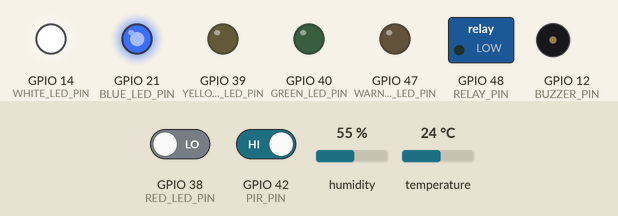
The sketch below on a simulated ESP32. Parts: switched loads named in the sketch (green lamp = pin HIGH), output pins drawn as LEDs (lit = HIGH), buzzer (waves = sounding, pin HIGH). Inputs (shaded band) come from the test bench; at power-on: GPIO 42 (PIR_PIN) HIGH, GPIO 38 (RED_LED_PIN) LOW, humidity 55 %, temperature 24 °C. WiFi joins after 1.5 s; servers stay silent unless stated; no MQTT or app messages arrive unless stated; what the sketch prints to the serial monitor is not drawn.

Above: at 10.2 s.
10.3 s: GPIO 42 (PIR_PIN) driven LOW
At 12.4 s:
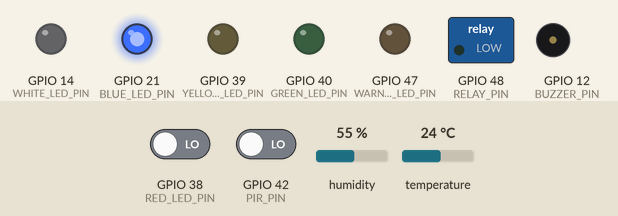
17.8 s: GPIO 42 (PIR_PIN) driven HIGH
At 23.0 s:
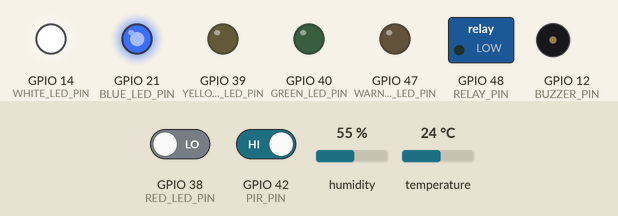
Timing chart, 0 to 24.5 s (numbered marks = the images above; inputs shaded):
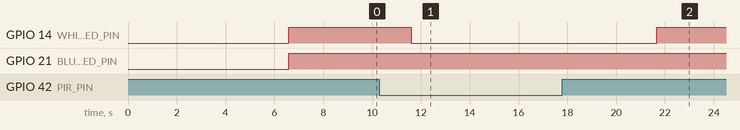

The sketch:

smartCoffeeCoolingSystem.ino
```cpp
#include <WiFi.h>
#include <PubSubClient.h>
#include "DHT.h"

const char *WIFI_SSID = "Joexuen"; //your WiFi SSID
const char *WIFI_PASSWORD = "leejoexuen"; // your password
const char *MQTT_SERVER = "34.134.222.220"; // your VM instance public IP address
const int MQTT_PORT = 1883;
const char *MQTT_TOPIC = "iot"; // MQTT topic

const int DHT_PIN = A4;
const int DHT_TYPE = DHT11;
const int RED_LED_PIN = 38;
const int YELLOW_LED_PIN = 39;
const int GREEN_LED_PIN = 40;
const int BLUE_LED_PIN = 21;
const int WHITE_LED_PIN = 14;
const int RELAY_PIN = 48;
const int WARNING_LED_PIN = 47;
const int IR_PIN = A2;
const int PIR_PIN = 42;
const int BUZZER_PIN = 12;

float HIGH_TEMP = 75;
// SHOULD BE 60 AND 50
float DESIRED_MAX_TEMP = 63;
float DESIRED_MIN_TEMP = 48;

DHT dht(DHT_PIN, DHT_TYPE);
WiFiClient espClient;
PubSubClient client(espClient);

void setup_wifi()
{
  delay(10);
  Serial.println("Connecting to WiFi...");
  WiFi.begin(WIFI_SSID, WIFI_PASSWORD);
  while (WiFi.status() != WL_CONNECTED)
  {
    delay(500);
    Serial.print(".");
  }
  Serial.println("WiFi connected");
  Serial.println("IP address: ");
  Serial.println(WiFi.localIP());
}

void setup()
{
  Serial.begin(115200);
  dht.begin();
  setup_wifi();
  client.setServer(MQTT_SERVER, MQTT_PORT);
  pinMode(RED_LED_PIN, OUTPUT);
  pinMode(YELLOW_LED_PIN, OUTPUT);
  pinMode(GREEN_LED_PIN, OUTPUT);
  pinMode(BLUE_LED_PIN, OUTPUT);
  pinMode(WHITE_LED_PIN, OUTPUT);
  pinMode(RELAY_PIN, OUTPUT);
  pinMode(PIR_PIN, INPUT);
  pinMode(WARNING_LED_PIN, OUTPUT);
  pinMode(IR_PIN, INPUT);
  pinMode(BUZZER_PIN, OUTPUT);
}

void reconnect()
{
  while (!client.connected())
  {
    Serial.println("Attempting MQTT connection...");
    if (client.connect("ESP32Client"))
    {
      Serial.println("Connected to MQTT server");
    }
    else
    {
      Serial.print("Failed, rc=");
      Serial.print(client.state());
      Serial.println(" Retrying in 5 seconds...");
      delay(5000);
    }
  }
}

void loop()
{
  if (!client.connected())
  {
    reconnect();
  }
  client.loop();
  delay(5000);

  float temperature = dht.readTemperature();    // Read temperature from DHT11 Sensor
  int irData = !digitalRead(IR_PIN);             // Read IR sensor data
  int pirData = digitalRead(PIR_PIN);           // Read PIR sensor data

  char payload[30];
  sprintf(payload, "%.2f || %d || %d", temperature, irData, pirData);
  client.publish(MQTT_TOPIC, payload);

  startSystem(temperature, irData, pirData);
}

void activateCoolingSystem()
{
  digitalWrite(RELAY_PIN, HIGH);
}

void deactivateCoolingSystem()
{
  digitalWrite(RELAY_PIN, LOW);
}

void activateBuzzer() {
  // Play buzzer
  tone(BUZZER_PIN, 1000);
  delay(5000);
}

void deactivateBuzzer() {
    noTone(BUZZER_PIN);
}

void startSystem(float temp, int irValue, int pirValue)
{
  if (pirValue == LOW)
  {
    digitalWrite(WHITE_LED_PIN, LOW);
  }
  else
  { // Cup presence
    digitalWrite(WHITE_LED_PIN, HIGH);

    if (temp >= HIGH_TEMP) { // more than 75 degrees Celsius
      digitalWrite(RED_LED_PIN, HIGH);
      digitalWrite(YELLOW_LED_PIN, LOW);
      digitalWrite(GREEN_LED_PIN, LOW);
      digitalWrite(BLUE_LED_PIN, LOW);
      activateCoolingSystem();
      if (irValue == HIGH) {
        digitalWrite(WARNING_LED_PIN, HIGH);
        Serial.println("Hand Motion detected");
      }
      else{
        digitalWrite(WARNING_LED_PIN, LOW);
        Serial.println("Motion stopped");
      }
    }
    else if (temp >= DESIRED_MAX_TEMP && temp < HIGH_TEMP) {
      digitalWrite(RED_LED_PIN, LOW);
      digitalWrite(YELLOW_LED_PIN, HIGH);
      digitalWrite(GREEN_LED_PIN, LOW);
      digitalWrite(BLUE_LED_PIN, LOW);
      activateCoolingSystem();
      if (irValue == HIGH) {
        digitalWrite(WARNING_LED_PIN, HIGH);
        Serial.println("Hand Motion detected");
      }
      else{
        digitalWrite(WARNING_LED_PIN, LOW);
        Serial.println("Motion stopped");
      }
    }
    else if (temp >= DESIRED_MIN_TEMP && temp < DESIRED_MAX_TEMP) {
      digitalWrite(RED_LED_PIN, LOW);
      digitalWrite(YELLOW_LED_PIN, LOW);
      digitalWrite(GREEN_LED_PIN, HIGH);
      digitalWrite(BLUE_LED_PIN, LOW);
      deactivateCoolingSystem();
      activateBuzzer();
      if (irValue == HIGH) {
        Serial.println("Hand Motion detected");
        deactivateBuzzer();
      }
    } else if (temp < DESIRED_MIN_TEMP) {
      digitalWrite(RED_LED_PIN, LOW);
      digitalWrite(YELLOW_LED_PIN, LOW);
      digitalWrite(GREEN_LED_PIN, LOW);
      digitalWrite(BLUE_LED_PIN, HIGH);
    }
  }
}
```

Measured:
- after the input at 10.3 s, GPIO 14 (WHITE_LED_PIN): HIGH → LOW after 1.3 s
- after the input at 17.8 s, GPIO 14 (WHITE_LED_PIN): LOW → HIGH after 3.9 s
